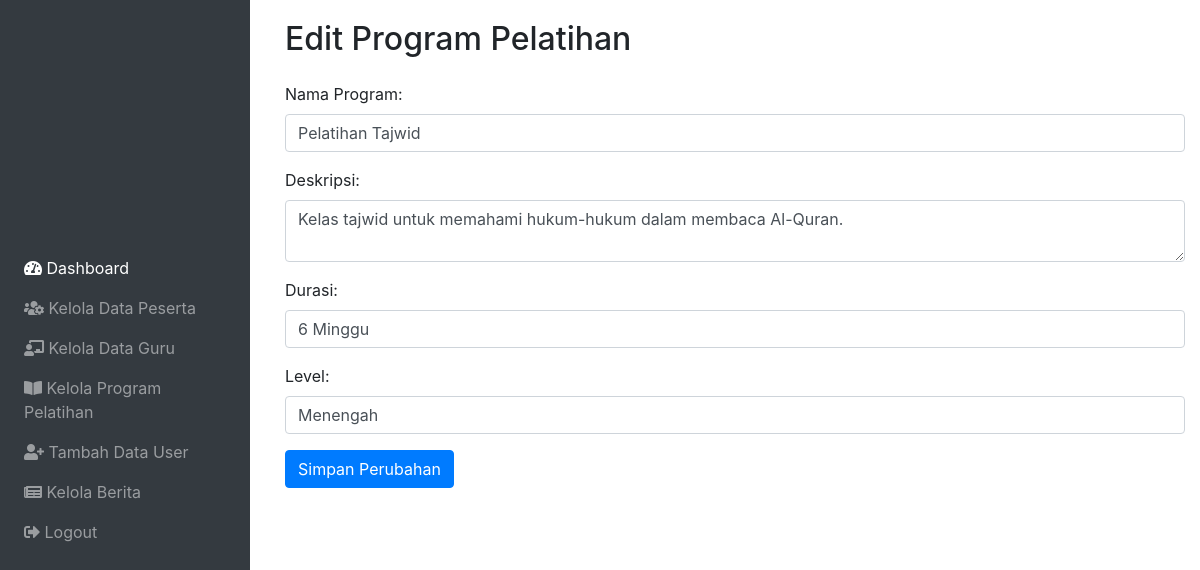
The app's page /menu/admin/editprogram.php?id=2 (signed in) with its own data.
### tables this page shows
CREATE TABLE `program_pelatihan` (
  `id_program` int(11) NOT NULL,
  `nama_program` varchar(100) NOT NULL,
  `deskripsi` text DEFAULT NULL,
  `durasi` varchar(50) DEFAULT NULL,
  `level` varchar(50) DEFAULT NULL
);

### menu/admin/editprogram.php (the view, shortened to what this page needs)
<?php
require '../../controller/koneksi.php';
if (isset($_GET['id'])) {
    $idProgram = $_GET['id'];
    $query = "SELECT * FROM program_pelatihan WHERE id_program = ?";
    $stmt = $koneksi->prepare($query);
    $stmt->bind_param("i", $idProgram);
    $stmt->execute();
    $result = $stmt->get_result();
    $program = $result->fetch_assoc();
} else {
    header("Location: kelolaprogram.php");
    exit();
}
$namaProgram = $program['nama_program'];
$deskripsi = $program['deskripsi'];
$durasi = $program['durasi'];
$level = $program['level'];
?>
<!DOCTYPE html>
<html lang="en">
<head>
    <link rel="stylesheet" href="../../css/keloladata.css">
    <link href="https://stackpath.bootstrapcdn.com/bootstrap/4.5.2/css/bootstrap.min.css" rel="stylesheet">
</head>
<body>
    <?php include('../template/sidebar.php'); ?>
    <div class="container" style="margin-left: 270px; padding-top: 20px;">
        <h2>Edit Program Pelatihan</h2>
        <form action="editprogram.php?id=<?php echo $idProgram; ?>" method="post" class="mt-4">
            <div class="form-group">
                <label for="nama_program">Nama Program:</label>
                <input type="text" name="nama_program" id="nama_program" class="form-control" value="<?php echo htmlspecialchars($namaProgram); ?>" required>
            </div>
            <div class="form-group">
                <label for="deskripsi">Deskripsi:</label>
                <textarea name="deskripsi" id="deskripsi" class="form-control"><?php echo htmlspecialchars($deskripsi); ?></textarea>
            </div>
            <div class="form-group">
                <label for="durasi">Durasi:</label>
                <input type="text" name="durasi" id="durasi" class="form-control" value="<?php echo htmlspecialchars($durasi); ?>">
            </div>
            <div class="form-group">
                <label for="level">Level:</label>
                <input type="text" name="level" id="level" class="form-control" value="<?php echo htmlspecialchars($level); ?>">
            </div>
            <button type="submit" class="btn btn-primary">Simpan Perubahan</button>
        </form>
    </div>
</body>
</html>

### css/keloladata.css (style rules this page uses)
body { font-family: Arial, sans-serif; display: flex; margin: 0; padding: 0; }
button { background-color: #3498db; color: white; }

### css/sidebar.css (style rules this page uses)
body { display: flex; }

### records on screen
program_pelatihan: nama_program "Pelatihan Tajwid", deskripsi "Kelas tajwid untuk memahami hukum-hukum dalam membaca Al-Quran.", durasi "6 Minggu", level "Menengah"
